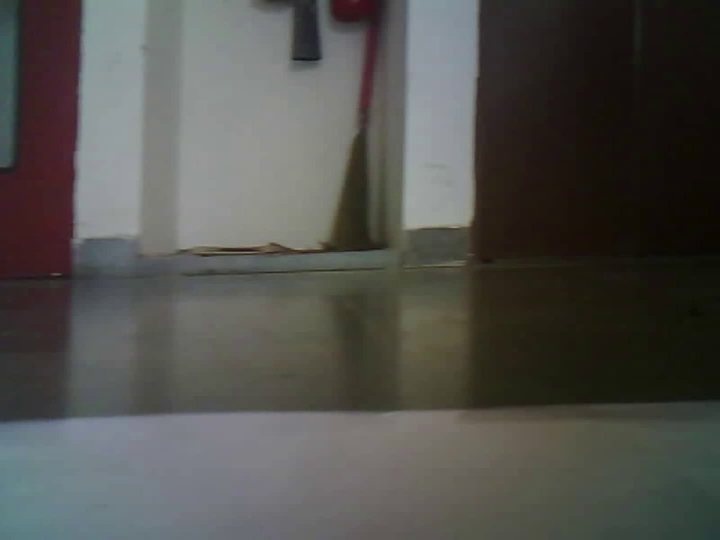
#> input picture ML-Modals-for-Anomally-detection/Custom-labelled-image-dataset/1/500.jpg, 1439 x 1080 px, found by its file name (shown at 1/2 size)
$ python 'Show Image.py'
#> lines starting #> are read from the running program, lines starting #| are printed output that depends on the picture
import cv2
import urllib.request
import numpy as np
import os
# Replace the URL with the IP camera's stream URL
cv2.namedWindow("live Cam Testing", cv2.WINDOW_NORMAL)
cv2.namedWindow("live Cam Testing2", cv2.WINDOW_NORMAL)
path = os.path.join(os.getcwd(),'Frames/500.jpg')
img = cv2.imread(path)
#> img is the input picture: shape (1080, 1439, 3); mean B, G, R 77, 81.1, 81.6
while True:
    # ret, frame = cap.read()

    cv2.imshow('live Cam Testing', img)
    key = cv2.waitKey(5)
#> (key q is pressed here)
    if key == ord('q'):
        break


img2 = img[:,241:1680]
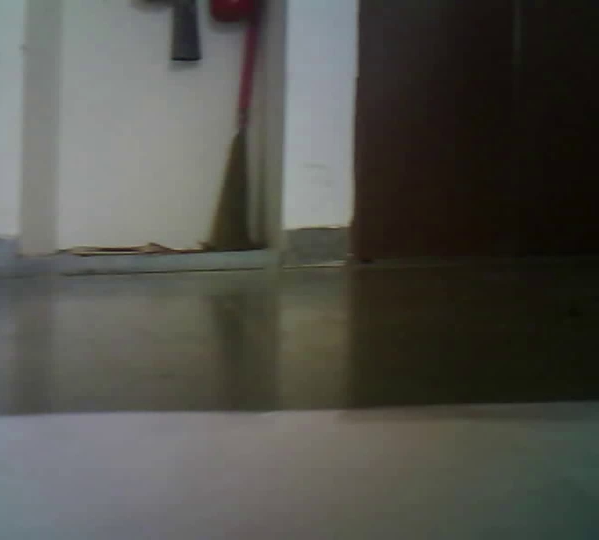
#> img2: shape (1080, 1198, 3) (shown at 1/2 size); mean B, G, R 74.7, 80.4, 80.7
while True:
    # ret, frame = cap.read()

    cv2.imshow('live Cam Testing2', img2)
    key = cv2.waitKey(5)
#> (key q is pressed here)
    if key == ord('q'):
        break

cv2.destroyAllWindows()

$ run again, with ML-Modals-for-Anomally-detection/Custom-labelled-image-dataset/1/1004.jpg copied over ML-Modals-for-Anomally-detection/Custom-labelled-image-dataset/1/500.jpg
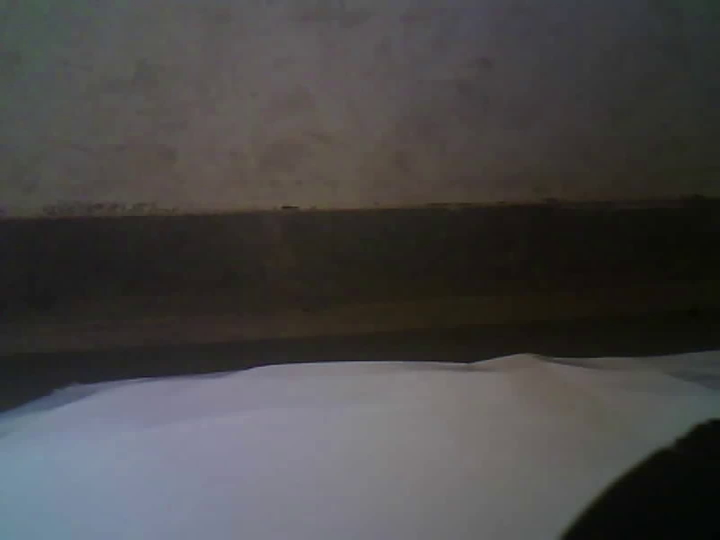
#> input picture ML-Modals-for-Anomally-detection/Custom-labelled-image-dataset/1/1004.jpg, 1439 x 1080 px, found by its file name (shown at 1/2 size)
#> img is the input picture: shape (1080, 1439, 3); mean B, G, R 70.7, 70.7, 72.1
#> `img2 = img[:,241:1680]`:
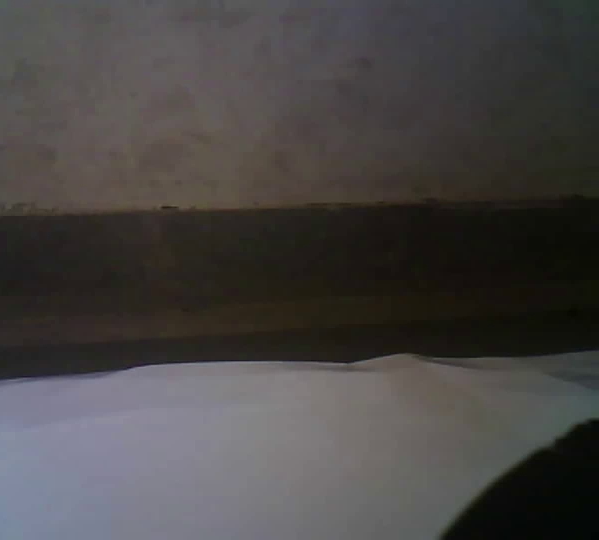
#> img2: shape (1080, 1198, 3) (shown at 1/2 size); mean B, G, R 68.1, 69, 71.7

$ run again, with ML-Modals-for-Anomally-detection/Custom-labelled-image-dataset/1/1013.jpg copied over ML-Modals-for-Anomally-detection/Custom-labelled-image-dataset/1/500.jpg
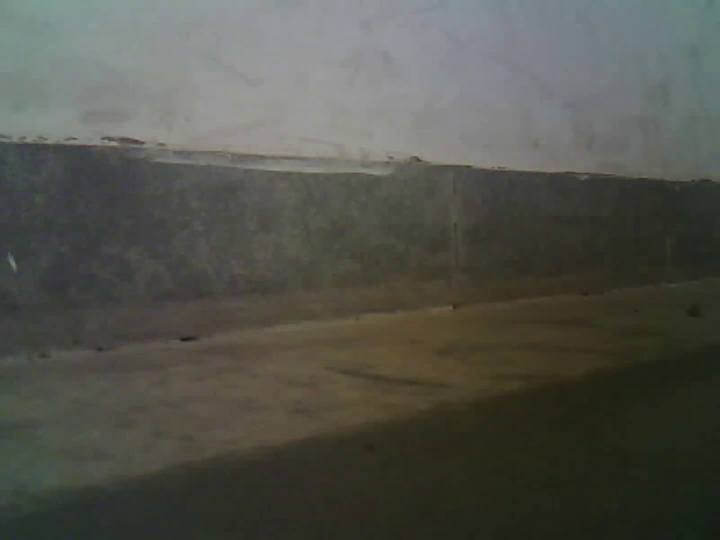
#> input picture ML-Modals-for-Anomally-detection/Custom-labelled-image-dataset/1/1013.jpg, 1439 x 1080 px, found by its file name (shown at 1/2 size)
#> img is the input picture: shape (1080, 1439, 3); mean B, G, R 75.3, 83, 82.1
#> `img2 = img[:,241:1680]`:
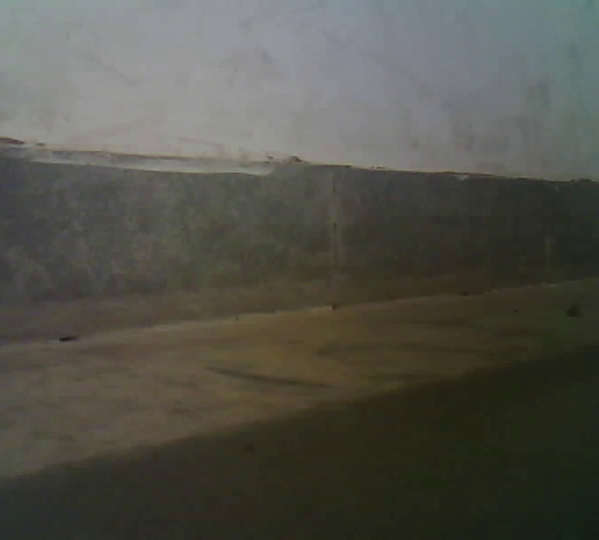
#> img2: shape (1080, 1198, 3) (shown at 1/2 size); mean B, G, R 73.7, 82.1, 82.2
